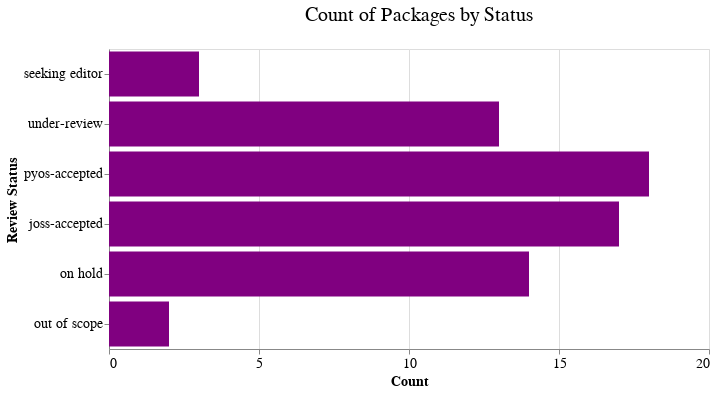

Notebook cell for this chart:
### Markdown cell above
## Current review status 

The plot below shows the status of our current open and closed reviews. 

A few of these numbers are a bit off (or out of sync with our project board)
But the numbers right now are close!

### Code cell
chart = (
    alt.Chart(review_status_ct)
    .mark_bar()
    .encode(
        y=alt.Y(
            "status",
            title="Review Status",
            sort=[
                "pre-review",
                "seeking editor",
                "under-review",
                "pyos-accepted",
                "joss-accepted",
                "on-hold",
                "out-of-scope",
            ],
        ),
        x=alt.X(
            "count",
            axis=alt.Axis(tickCount=5),
            title="Count",
            scale=alt.Scale(domain=[0, 20]),
        ),
        tooltip=[
            alt.Tooltip("status:N", title="Status"),
            alt.Tooltip("count:Q", title="Count"),
        ],
    )
    .properties(title="Count of Packages by Status", width="container")
)

# Display the chart
chart.show()

### Figure 1 — Vega-Lite specification as saved in the notebook (floating-point values rounded to 4 significant figures)
{"config": {"title": {"fontSize": 20, "font": "Poppins", "anchor": "middle", "color": "black", "fontWeight": 400, "dy": -20, "dx": 10}, "axis": {"labelFontSize": 14, "titleFontSize": 14, "titleFont": "Poppins", "labelFont": "Poppins"}, "axisX": {"labelAngle": 0}, "legend": {"labelFontSize": 12, "titleFontSize": 14, "titleFont": "Poppins", "labelFont": "Poppins"}, "bar": {"color": "purple", "fill": "purple"}, "line": {"color": "purple"}, "view": {"height": 300, "width": 600, "padding": {"top": 190, "left": 10, "right": 10, "bottom": 90}}}, "data": {"name": "data-9990dab9fe33fb1542e979ac61bb41bd"}, "mark": {"type": "bar"}, "encoding": {"tooltip": [{"field": "status", "title": "Status", "type": "nominal"}, {"field": "count", "title": "Count", "type": "quantitative"}], "x": {"axis": {"tickCount": 5}, "field": "count", "scale": {"domain": [0, 20]}, "title": "Count", "type": "quantitative"}, "y": {"field": "status", "sort": ["pre-review", "seeking editor", "under-review", "pyos-accepted", "joss-accepted", "on-hold", "out-of-scope"], "title": "Review Status", "type": "nominal"}}, "title": "Count of Packages by Status", "width": "container", "$schema": "https://vega.github.io/schema/vega-lite/v5.17.0.json", "datasets": {"data-9990dab9fe33fb1542e979ac61bb41bd": [{"status": "pyos-accepted", "count": 18}, {"status": "joss-accepted", "count": 17}, {"status": "on hold", "count": 14}, {"status": "under-review", "count": 13}, {"status": "seeking editor", "count": 3}, {"status": "out of scope", "count": 2}]}}
